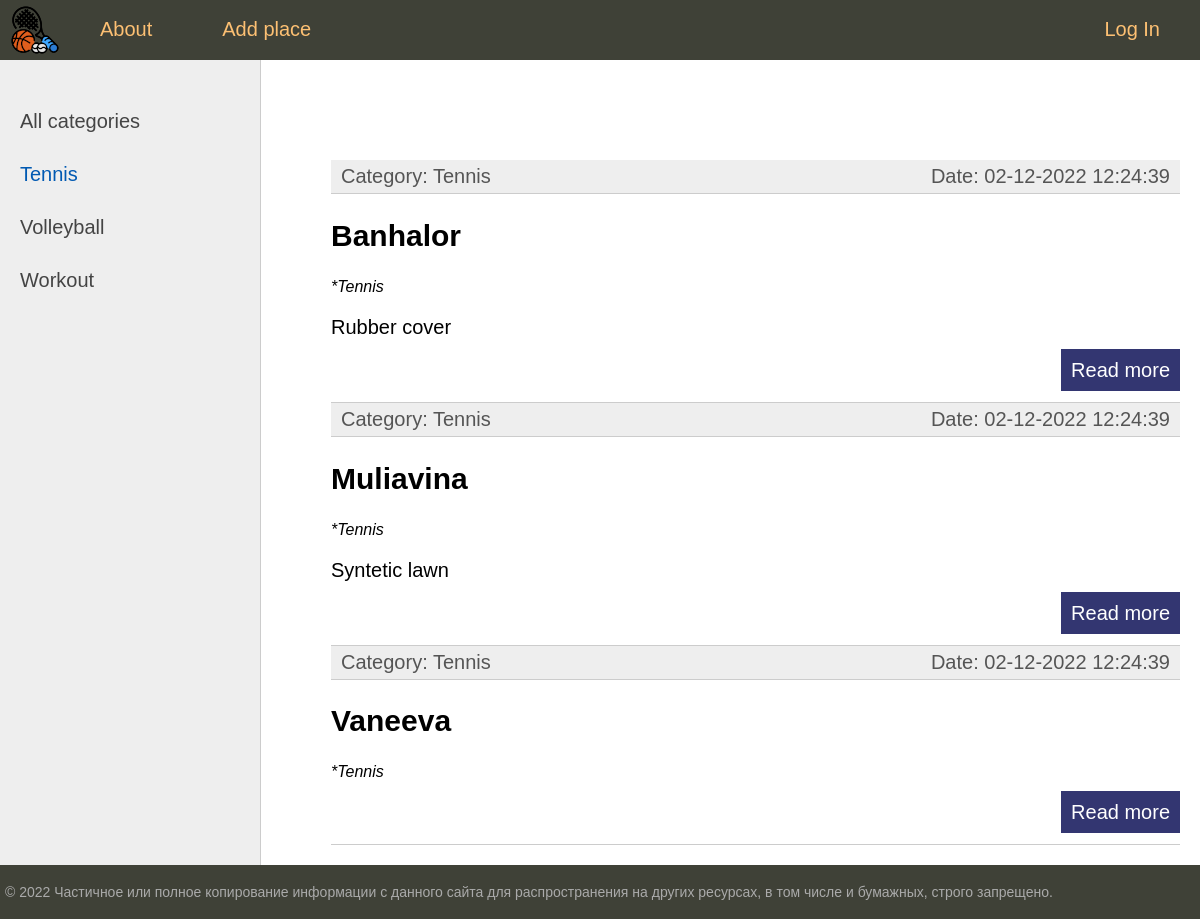
Screenshot of /sportcategory/1/ with the database file from the repository.
### place/models.py (models this page shows, shortened)
class SportCategory(models.Model):
    title = models.CharField(max_length=255)
    def get_absolute_url(self):
        return reverse('sportcategory', kwargs={'cat_id': self.pk})

class Address(models.Model):
    title = models.CharField(max_length=255)
    address = models.CharField(max_length=255)
    time_create = models.DateTimeField(auto_now_add=True)
    time_update = models.DateTimeField(auto_now=True)
    is_published = models.BooleanField(default=True)
    sport_category = models.ForeignKey(SportCategory, on_delete=models.CASCADE)
    def get_absolute_url(self):
        return reverse('place', kwargs={'place_id': self.pk})

class Description(models.Model):
    description = models.TextField(blank=True)
    photo = models.ImageField(upload_to='photos/%Y/%m/%d')
    address = models.OneToOneField(Address, on_delete=models.CASCADE, primary_key=True)

### place/views.py (the view)
# urls.py: path('sportcategory/<int:cat_id>/', show_category, name='sportcategory'),
def show_category(request, cat_id):
    cats = SportCategory.objects.all()
    try:
        title = SportCategory.objects.get(pk=cat_id).title
    except Exception:
        raise Http404
    addresses = Address.objects.filter(sport_category_id=cat_id)
    context = {
        'addresses': addresses,
        'cats': cats,
        'menu': menu,
        'title': title,
        'cat_selected': cat_id,
        }
    return render(request, 'place/index.html', context)

### place/templates/place/index.html (shortened to what this page needs)
{% extends 'place/base.html' %}
{% block content %}
<ul class="list-articles">
	{% for addr in addresses %}
		<li><div class="article-panel">
		<p class="first">Category: {{ addr.sport_category.title }}</p>
		<p class="last">Date: {{ addr.time_update|date:"d-m-Y H:i:s" }}</p>
		</div></li>
		<li><h2>{{ addr.title }}</h2>
		<p class="sportcategory">*{{ addr.sport_category.title }}</p>
	{% autoescape on %}
	<p class="description">{{ addr.description.description|linebreaks|truncatewords:50 }}</p>
	{% endautoescape %}
			<p class="link-read-post"><a href={{ addr.get_absolute_url }}>Read more</a></p>
			</li>
	{% endfor %}
</ul>
{% endblock %}

### place/templates/place/base.html (shortened to what this page needs)
{% load static %}
<!DOCTYPE html>
<html>
<head>
	<link type="text/css" href="{% static 'place/css/styles.css' %}" rel="stylesheet" />
</head>
<body>
<table class="table-page" border=0 cellpadding="0" cellspacing="0">
<tr><td valign=top>
{% block mainmenu %}
		<div class="header">
			<ul id="mainmenu" class="mainmenu">
			<li class="logo"><a href={% url 'home' %}><div class="logo"></div></a></li>
{% for m in menu %}
	{% if not forloop.last %}
			<li><a href={% url m.url_name %}>{{ m.title }}</a></li>
	{% else %}
			<li class="last"><a href={% url m.url_name %}>{{ m.title }}</a></li>
	{% endif %}
{% endfor %}
			</ul>
		</div>
{% endblock mainmenu %}
<table class="table-content" border=0 cellpadding="0" cellspacing="0">
<tr>
	<td valign="top" class="left-chapters">
	<ul id="leftchapters">
	{% if cat_selected == 0 %}
		<li class="selected">All categories</li>
	{% else %}
		<li><a href={% url 'home' %}>All categories</a></li>
	{% endif %}
	{% for c in cats %}
		{% if c.pk == cat_selected %}
			<li class="selected">{{ c.title }}</li>
		{% else %}
			<li><a href={{ c.get_absolute_url }}>{{ c.title }}</a></li>
		{% endif %}
	{% endfor %}
	</ul>
</td>
<td valign="top" class="content">
	<div class="content-text">
{% block content %}
{% endblock %}
	</div>
</td></tr></table>
</td></tr>
<tr><td valign=top>
	<div id="footer">
		<p>&copy; 2022 Частичное или полное копирование информации с данного сайта для распространения на других ресурсах, в том числе и бумажных, строго запрещено.</p>
	</div>
</td></tr></table>
</body>
</html>

### place/static/place/css/styles.css (style rules this page uses)
html, body { font-family: 'Arial'; margin: 0; padding: 0; height: 100%; width: 100%; color: #444; }
a { color: #0059b2; text-decoration: none; }
p.link-read-post { text-align: right; }
p.link-read-post a { padding: 10px; min-width: 100px; background: #333671; color: #fff; text-decoration: none; }
div.article-panel { background: #eee; padding: 5px 10px 5px 10px; box-sizing: border-box; overflow: hidden; color: #555; }
div.article-panel p.first { margin: 0; float: left; }
div.article-panel p.last { margin: 0; float: right; }
ul.list-articles { list-style: none; margin: 0; padding: 0; }
ul.list-articles li { border-bottom: 1px solid #ccc; }
.table-page { width: 100%; height: 100%; vertical-align: top; }
.table-page tr { height: 100%; }
.header { background: #3F4137; height: 60px; }
.logo { background: url('../images/main\ copy.png') no-repeat 10px 5px; width: 70px; height: 60px; }
ul.mainmenu { list-style: none; margin: 0; padding: 0; height: 60px; color: #fdc073; font-size: 20px; overflow: hidden; }
ul.mainmenu li { float: left; margin: 18px 40px 0 30px; }
ul.mainmenu li.logo { margin: 0; }
ul.mainmenu li.last { float: right; }
ul.mainmenu li a { color: #fdc073; text-decoration: none; }
.table-content { width: 100%; min-height: 100%; height: 100%; }
.left-chapters { margin: 0; background: #eee; border-right: 1px solid #ccc; min-height: 100%; }
.left-chapters ul { width: 230px; min-height: 100%; margin: 0; padding: 20px 10px 10px 20px; list-style: none; font-size: 20px; }
.left-chapters ul li { margin: 30px 0 0 0; color: #999; }
.left-chapters ul li.selected { color: #0059b2; }
.left-chapters ul li a { color: #444; text-decoration: none; }
.content { padding: 40px 20px 20px 40px; width: 100%; box-sizing: border-box; }
.content-text { margin: 60px 0 0 30px; color: #000; font-size: 20px; font-family: Helvetica; }
#footer { box-sizing: border-box; background: #3F4137; padding: 5px; color: #aaa; font-size: 14px; font-family: Verdana, Geneva, Arial, Helvetica; text-align: left; overflow: hidden; }
.description { font-size: 18px; }
.sportcategory { font-size: 16px; font-style: italic; }

### rows the page displays
SportCategory: title "Tennis"
SportCategory: title "Volleyball"
SportCategory: title "Workout"
Address: sport_category "Tennis", time_update "02-12-2022 12:24:39", title "Banhalor", description.description "Rubber cover"
Address: sport_category "Tennis", time_update "02-12-2022 12:24:39", title "Muliavina", description.description "Syntetic lawn"
Address: sport_category "Tennis", time_update "02-12-2022 12:24:39", title "Vaneeva"

### other values shown
{{ m.title }} "About" "Add place"
{{ m.title }} "Log In"
